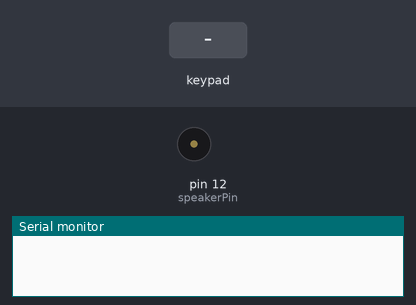
A sketch run on a simulated Arduino Uno, built with avr-gcc and run on an emulated ATmega328P. On the bench: buzzer (waves = sounding), the last lines printed to the serial monitor. The inputs (shaded band) are chosen by the test bench.

Above: at 1.2 s.
1.3 s: key 'f' pressed
At 1.7 s:
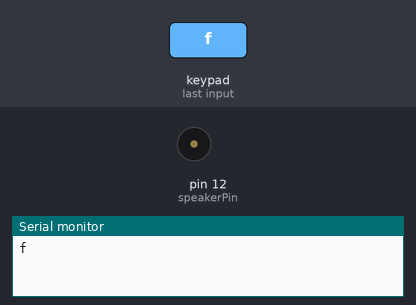
2.9 s: key 'j' pressed
At 3.8 s:
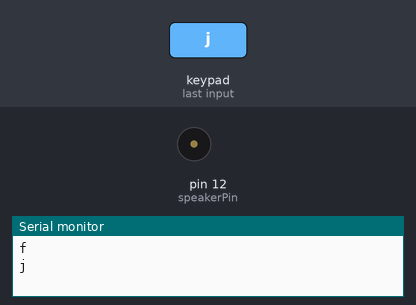
4.4 s: key 'd' pressed
At 5.0 s:
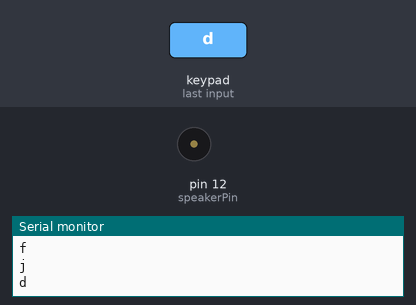
Timing chart, 0 to 7.4 s (numbered marks = the images above; inputs shaded):
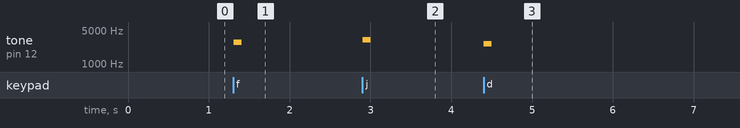

Measured:
- after the input at 1.3 s, tone on pin 12 (speakerPin): silent → 2793 Hz at once, → silent 0.10 s later
- after the input at 2.9 s, tone on pin 12 (speakerPin): silent → 3136 Hz at once, → silent 0.10 s later
- after the input at 4.4 s, tone on pin 12 (speakerPin): silent → 2637 Hz at once, → silent 0.10 s later

The sketch:

Musical_gloves_without_MPU6050_.ino
```cpp
#include <Keypad.h>


int speakerPin = 12; // speaker connected to digital pin 12

const byte ROWS = 4; //four rows (four fingers)
const byte COLS = 2; //four columns (two hands)

char keys[ROWS][COLS] = {
{'f','j'},//left hand 1st finger and right hand 1st finger
{'d','k'},//left hand 2nd finger and right hand 2nd finger
{'s','l'},//left hand 3rd finger and right hand 3rd finger
{'a',';'}//left hand 4th finger and right hand 4th finger
};
byte rowPins[ROWS] = {3, 4, 5, 6}; //connect to the row pinouts of the keypad
byte colPins[COLS] = {7, 8}; //connect to the column pinouts of the keypad

Keypad keypad = Keypad( makeKeymap(keys), rowPins, colPins, ROWS, COLS );

void setup(){

Serial.begin (9600);

pinMode(speakerPin, OUTPUT); // sets the speakerPin to be an output

}

void loop(){
char key = keypad.getKey();

int duration = 100;
if (key != NO_KEY){
Serial.println(key);

if (key=='a'){ tone(speakerPin,2093,duration);}//tone(speakerPin,frequency,duration)
if (key=='s'){ tone(speakerPin,2349,duration);}
if (key=='d'){ tone(speakerPin,2637,duration);}
if (key=='f'){ tone(speakerPin,2793,duration);}
if (key=='j'){ tone(speakerPin,3136,duration);}
if (key=='k'){ tone(speakerPin,3520,duration);}
if (key=='l'){ tone(speakerPin,3951,duration);}
if (key==';'){ tone(speakerPin,4186,duration);}

//alternative code--just uncomment this and beep function below it
/*if (key=='a'){ beep(speakerPin,2093,100);}
if (key=='s'){ beep(speakerPin,2349,100);}
if (key=='d'){ beep(speakerPin,2637,100);}
if (key=='f'){ beep(speakerPin,2793,100);}
if (key=='j'){ beep(speakerPin,3136,100);}
if (key=='k'){ beep(speakerPin,3520,100);}
if (key=='l'){ beep(speakerPin,3951,100);}
if (key==';'){ beep(speakerPin,4186,100);}
if (key==’i’){ beep(speakerPin,2093,100);}
if (key==’j’){ beep(speakerPin,2349,100);}
if (key==’k’){ beep(speakerPin,2637,100);}
if (key==’l’){ beep(speakerPin,2793,100);}
if (key==’m’){ beep(speakerPin,3136,100);}
if (key==’n’){ beep(speakerPin,3520,100);}
if (key==’o’){ beep(speakerPin,3951,100);}
if (key==’p’){ beep(speakerPin,4186,100);}*/
}
}

/*void beep (unsigned char speakerPin, int frequencyInHertz, long timeInMilliseconds){ // the sound producing function
int x;
long delayAmount = (long)(1000000/frequencyInHertz);
long loopTime = (long)((timeInMilliseconds*1000)/(delayAmount*2));
for (x=0;x<loopTime;x++)
{
digitalWrite(speakerPin,HIGH);
delayMicroseconds(delayAmount);
digitalWrite(speakerPin,LOW);
delayMicroseconds(delayAmount);
}
}*/
```
